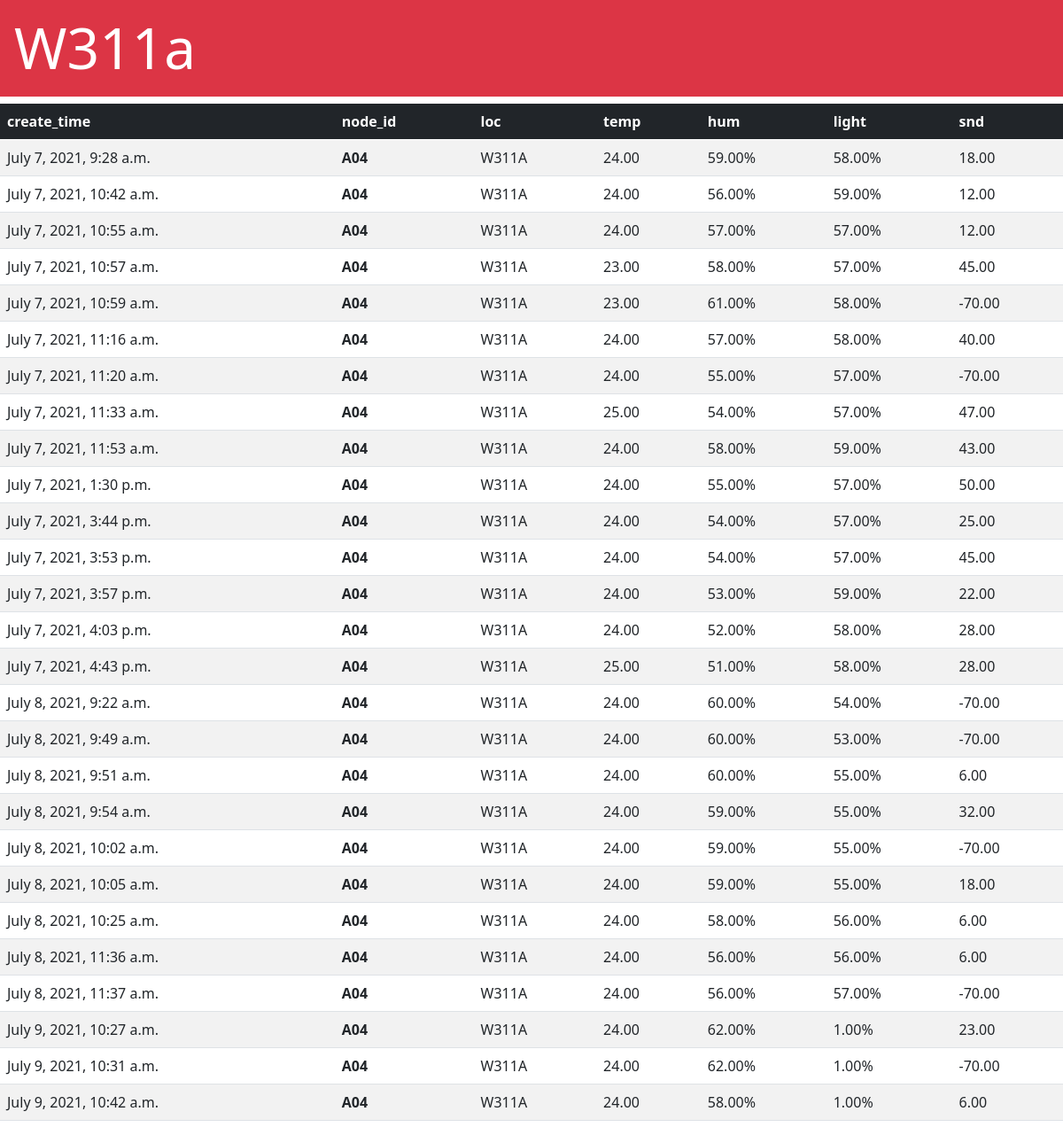
/iot/W311a/, run on the app's committed database.
### iot/models.py (models this page shows, shortened)
class Event(models.Model):
    create_time = models.DateTimeField(auto_now_add=True)
    node_id = models.CharField(max_length=2)
    loc = models.CharField(max_length=10)
    temp = models.DecimalField(max_digits=5, decimal_places=2)
    hum = models.DecimalField(max_digits=5, decimal_places=2)
    light = models.DecimalField(max_digits=5, decimal_places=2)
    snd = models.DecimalField(max_digits=5, decimal_places=2)

### iot/views.py (the view)
# urls.py: path('W311a/',views.W311a),
def W311a(request):
    items2 = Event.objects.filter(loc ='W311A')
    context = {'items2' : items2} # Store the data in "context" dictionaries
    return render(request, 'iot/W311a.html', context) # Pass the context to HTML template

### iot/templates/iot/W311a.html (shortened to what this page needs)
<!doctype html>
<HTML>
    <head>
        <link href="https://cdn.jsdelivr.net/npm/bootstrap@5.0.0/dist/css/bootstrap.mi
n.css" rel="stylesheet" integrity="sha384-
wEmeIV1mKuiNpC+IOBjI7aAzPcEZeedi5yW5f2yOq55WWLwNGmvvx4Um1vskeMj0" crossorigin=
"anonymous">
    </head>
    <body>
        <h1 class="display-3 p-3 mb-2 bg-danger text-white">W311a</h1>
        <table class="table table-striped table-hover">
            <thead class="table-dark">
                <tr>
                    <th>create_time</th>
                    <th>node_id</th>
                    <th>loc</th>
                    <th>temp</th>
                    <th>hum</th>
                    <th>light</th>
                    <th>snd</th>
                </tr>
            </thead>
            <tbody>
                {% for item in items2 %}
                <tr>
                    <td>{{ item.create_time }}</td>
                    <td><strong>{{ item.node_id }}</strong></td>
                    <td>{{ item.loc }}</td>
                    <td>{{ item.temp }}</td>
                    <td>{{ item.hum }}%</td>
                    <td>{{ item.light }}%</td>
                    <td>{{ item.snd }}</td>
                </tr>
                {% endfor %}
            </tbody>
        </table>
        </body>
</HTML>

### data on the page
Event: create_time "July 7, 2021, 9:28 a.m.", node_id "A04", loc "W311A", temp "24.00", hum "59.00", light "58.00", snd "18.00"
Event: create_time "July 7, 2021, 10:42 a.m.", node_id "A04", loc "W311A", temp "24.00", hum "56.00", light "59.00", snd "12.00"
Event: create_time "July 7, 2021, 10:55 a.m.", node_id "A04", loc "W311A", temp "24.00", hum "57.00", light "57.00", snd "12.00"
Event: create_time "July 7, 2021, 10:57 a.m.", node_id "A04", loc "W311A", temp "23.00", hum "58.00", light "57.00", snd "45.00"
Event: create_time "July 7, 2021, 10:59 a.m.", node_id "A04", loc "W311A", temp "23.00", hum "61.00", light "58.00", snd "-70.00"
Event: create_time "July 7, 2021, 11:16 a.m.", node_id "A04", loc "W311A", temp "24.00", hum "57.00", light "58.00", snd "40.00"
Event: create_time "July 7, 2021, 11:20 a.m.", node_id "A04", loc "W311A", temp "24.00", hum "55.00", light "57.00", snd "-70.00"
Event: create_time "July 7, 2021, 11:33 a.m.", node_id "A04", loc "W311A", temp "25.00", hum "54.00", light "57.00", snd "47.00"
Event: create_time "July 7, 2021, 11:53 a.m.", node_id "A04", loc "W311A", temp "24.00", hum "58.00", light "59.00", snd "43.00"
Event: create_time "July 7, 2021, 1:30 p.m.", node_id "A04", loc "W311A", temp "24.00", hum "55.00", light "57.00", snd "50.00"
Event: create_time "July 7, 2021, 3:44 p.m.", node_id "A04", loc "W311A", temp "24.00", hum "54.00", light "57.00", snd "25.00"
Event: create_time "July 7, 2021, 3:53 p.m.", node_id "A04", loc "W311A", temp "24.00", hum "54.00", light "57.00", snd "45.00"
Event: create_time "July 7, 2021, 3:57 p.m.", node_id "A04", loc "W311A", temp "24.00", hum "53.00", light "59.00", snd "22.00"
Event: create_time "July 7, 2021, 4:03 p.m.", node_id "A04", loc "W311A", temp "24.00", hum "52.00", light "58.00", snd "28.00"
Event: create_time "July 7, 2021, 4:43 p.m.", node_id "A04", loc "W311A", temp "25.00", hum "51.00", light "58.00", snd "28.00"
Event: create_time "July 8, 2021, 9:22 a.m.", node_id "A04", loc "W311A", temp "24.00", hum "60.00", light "54.00", snd "-70.00"
Event: create_time "July 8, 2021, 9:49 a.m.", node_id "A04", loc "W311A", temp "24.00", hum "60.00", light "53.00", snd "-70.00"
Event: create_time "July 8, 2021, 9:51 a.m.", node_id "A04", loc "W311A", temp "24.00", hum "60.00", light "55.00", snd "6.00"
Event: create_time "July 8, 2021, 9:54 a.m.", node_id "A04", loc "W311A", temp "24.00", hum "59.00", light "55.00", snd "32.00"
Event: create_time "July 8, 2021, 10:02 a.m.", node_id "A04", loc "W311A", temp "24.00", hum "59.00", light "55.00", snd "-70.00"
Event: create_time "July 8, 2021, 10:05 a.m.", node_id "A04", loc "W311A", temp "24.00", hum "59.00", light "55.00", snd "18.00"
Event: create_time "July 8, 2021, 10:25 a.m.", node_id "A04", loc "W311A", temp "24.00", hum "58.00", light "56.00", snd "6.00"
Event: create_time "July 8, 2021, 11:36 a.m.", node_id "A04", loc "W311A", temp "24.00", hum "56.00", light "56.00", snd "6.00"
Event: create_time "July 8, 2021, 11:37 a.m.", node_id "A04", loc "W311A", temp "24.00", hum "56.00", light "57.00", snd "-70.00"
Event: create_time "July 9, 2021, 10:27 a.m.", node_id "A04", loc "W311A", temp "24.00", hum "62.00", light "1.00", snd "23.00"
Event: create_time "July 9, 2021, 10:31 a.m.", node_id "A04", loc "W311A", temp "24.00", hum "62.00", light "1.00", snd "-70.00"
Event: create_time "July 9, 2021, 10:42 a.m.", node_id "A04", loc "W311A", temp "24.00", hum "58.00", light "1.00", snd "6.00"
